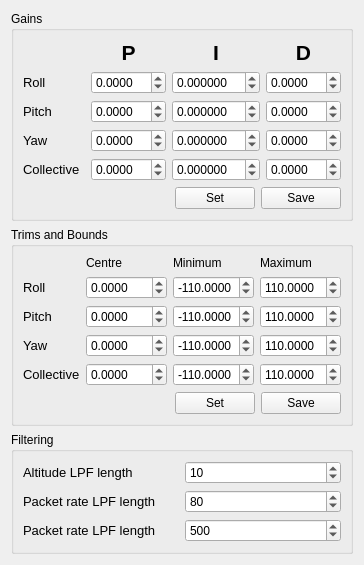
          <widget class="QWidget" name="tab_2">
           <attribute name="title">
            <string>Autopilot Settings</string>
           </attribute>
           <layout class="QVBoxLayout" name="verticalLayout_16">
            <item>
             <layout class="QVBoxLayout" name="verticalLayout_15">
              <item>
               <widget class="QGroupBox" name="groupBox">
                <property name="title">
                 <string>Gains</string>
                </property>
                <property name="flat">
                 <bool>false</bool>
                </property>
                <layout class="QVBoxLayout" name="verticalLayout_5">
                 <item>
                  <layout class="QGridLayout" name="gridLayout">
                   <item row="1" column="1">
                    <widget class="QDoubleSpinBox" name="RollPBox">
                     <property name="decimals">
                      <number>4</number>
                     </property>
                     <property name="minimum">
                      <double>-60.000000000000000</double>
                     </property>
                     <property name="maximum">
                      <double>60.000000000000000</double>
                     </property>
                     <property name="singleStep">
                      <double>0.010000000000000</double>
                     </property>
                    </widget>
                   </item>
                   <item row="2" column="1">
                    <widget class="QDoubleSpinBox" name="PitchPBox">
                     <property name="decimals">
                      <number>4</number>
                     </property>
                     <property name="minimum">
                      <double>-60.000000000000000</double>
                     </property>
                     <property name="maximum">
                      <double>60.000000000000000</double>
                     </property>
                     <property name="singleStep">
                      <double>0.010000000000000</double>
                     </property>
                    </widget>
                   </item>
                   <item row="3" column="1">
                    <widget class="QDoubleSpinBox" name="YawPBox">
                     <property name="decimals">
                      <number>4</number>
                     </property>
                     <property name="minimum">
                      <double>-60.000000000000000</double>
                     </property>
                     <property name="maximum">
                      <double>60.000000000000000</double>
                     </property>
                     <property name="singleStep">
                      <double>0.010000000000000</double>
                     </property>
                    </widget>
                   </item>
                   <item row="1" column="2">
                    <widget class="QDoubleSpinBox" name="RollIBox">
                     <property name="decimals">
                      <number>6</number>
                     </property>
                     <property name="minimum">
                      <double>-60.000000000000000</double>
                     </property>
                     <property name="maximum">
                      <double>60.000000000000000</double>
                     </property>
                     <property name="singleStep">
                      <double>0.000010000000000</double>
                     </property>
                    </widget>
                   </item>
                   <item row="2" column="2">
                    <widget class="QDoubleSpinBox" name="PitchIBox">
                     <property name="decimals">
                      <number>6</number>
                     </property>
                     <property name="minimum">
                      <double>-60.000000000000000</double>
                     </property>
                     <property name="maximum">
                      <double>60.000000000000000</double>
                     </property>
                     <property name="singleStep">
                      <double>0.000010000000000</double>
                     </property>
                    </widget>
                   </item>
                   <item row="3" column="2">
                    <widget class="QDoubleSpinBox" name="YawIBox">
                     <property name="decimals">
                      <number>6</number>
                     </property>
                     <property name="minimum">
                      <double>-60.000000000000000</double>
                     </property>
                     <property name="maximum">
                      <double>60.000000000000000</double>
                     </property>
                     <property name="singleStep">
                      <double>0.000010000000000</double>
                     </property>
                    </widget>
                   </item>
                   <item row="1" column="3">
                    <widget class="QDoubleSpinBox" name="RollDBox">
                     <property name="decimals">
                      <number>4</number>
                     </property>
                     <property name="minimum">
                      <double>-60.000000000000000</double>
                     </property>
                     <property name="maximum">
                      <double>60.000000000000000</double>
                     </property>
                     <property name="singleStep">
                      <double>0.010000000000000</double>
                     </property>
                    </widget>
                   </item>
                   <item row="2" column="3">
                    <widget class="QDoubleSpinBox" name="PitchDBox">
                     <property name="decimals">
                      <number>4</number>
                     </property>
                     <property name="minimum">
                      <double>-60.000000000000000</double>
                     </property>
                     <property name="maximum">
                      <double>60.000000000000000</double>
                     </property>
                     <property name="singleStep">
                      <double>0.010000000000000</double>
                     </property>
                    </widget>
                   </item>
                   <item row="3" column="3">
                    <widget class="QDoubleSpinBox" name="YawDBox">
                     <property name="decimals">
                      <number>4</number>
                     </property>
                     <property name="minimum">
                      <double>-60.000000000000000</double>
                     </property>
                     <property name="maximum">
                      <double>60.000000000000000</double>
                     </property>
                     <property name="singleStep">
                      <double>0.010000000000000</double>
                     </property>
                    </widget>
                   </item>
                   <item row="1" column="0">
                    <widget class="QLabel" name="label_2">
                     <property name="font">
                      <font>
                       <pointsize>10</pointsize>
                      </font>
                     </property>
                     <property name="text">
                      <string>Roll</string>
                     </property>
                    </widget>
                   </item>
                   <item row="2" column="0">
                    <widget class="QLabel" name="label_4">
                     <property name="font">
                      <font>
                       <pointsize>10</pointsize>
                      </font>
                     </property>
                     <property name="text">
                      <string>Pitch</string>
                     </property>
                    </widget>
                   </item>
                   <item row="3" column="0">
                    <widget class="QLabel" name="label_6">
                     <property name="font">
                      <font>
                       <pointsize>10</pointsize>
                      </font>
                     </property>
                     <property name="text">
                      <string>Yaw</string>
                     </property>
                    </widget>
                   </item>
                   <item row="0" column="1">
                    <widget class="QLabel" name="label_8">
                     <property name="text">
                      <string>&lt;!DOCTYPE HTML PUBLIC &quot;-//W3C//DTD HTML 4.0//EN&quot; &quot;http://www.w3.org/TR/REC-html40/strict.dtd&quot;&gt;
&lt;html&gt;&lt;head&gt;&lt;meta name=&quot;qrichtext&quot; content=&quot;1&quot; /&gt;&lt;style type=&quot;text/css&quot;&gt;
p, li { white-space: pre-wrap; }
&lt;/style&gt;&lt;/head&gt;&lt;body style=&quot; font-family:'Sans'; font-size:10pt; font-weight:400; font-style:normal;&quot;&gt;
&lt;p align=&quot;center&quot; style=&quot; margin-top:0px; margin-bottom:0px; margin-left:0px; margin-right:0px; -qt-block-indent:0; text-indent:0px;&quot;&gt;&lt;span style=&quot; font-size:16pt; font-weight:600;&quot;&gt;P&lt;/span&gt;&lt;/p&gt;&lt;/body&gt;&lt;/html&gt;</string>
                     </property>
                    </widget>
                   </item>
                   <item row="0" column="2">
                    <widget class="QLabel" name="label_9">
                     <property name="text">
                      <string>&lt;!DOCTYPE HTML PUBLIC &quot;-//W3C//DTD HTML 4.0//EN&quot; &quot;http://www.w3.org/TR/REC-html40/strict.dtd&quot;&gt;
&lt;html&gt;&lt;head&gt;&lt;meta name=&quot;qrichtext&quot; content=&quot;1&quot; /&gt;&lt;style type=&quot;text/css&quot;&gt;
p, li { white-space: pre-wrap; }
&lt;/style&gt;&lt;/head&gt;&lt;body style=&quot; font-family:'Sans'; font-size:10pt; font-weight:400; font-style:normal;&quot;&gt;
&lt;p align=&quot;center&quot; style=&quot; margin-top:0px; margin-bottom:0px; margin-left:0px; margin-right:0px; -qt-block-indent:0; text-indent:0px;&quot;&gt;&lt;span style=&quot; font-size:16pt; font-weight:600;&quot;&gt;I&lt;/span&gt;&lt;/p&gt;&lt;/body&gt;&lt;/html&gt;</string>
                     </property>
                    </widget>
                   </item>
                   <item row="0" column="3">
                    <widget class="QLabel" name="label_10">
                     <property name="text">
                      <string>&lt;!DOCTYPE HTML PUBLIC &quot;-//W3C//DTD HTML 4.0//EN&quot; &quot;http://www.w3.org/TR/REC-html40/strict.dtd&quot;&gt;
&lt;html&gt;&lt;head&gt;&lt;meta name=&quot;qrichtext&quot; content=&quot;1&quot; /&gt;&lt;style type=&quot;text/css&quot;&gt;
p, li { white-space: pre-wrap; }
&lt;/style&gt;&lt;/head&gt;&lt;body style=&quot; font-family:'Sans'; font-size:10pt; font-weight:400; font-style:normal;&quot;&gt;
&lt;p align=&quot;center&quot; style=&quot; margin-top:0px; margin-bottom:0px; margin-left:0px; margin-right:0px; -qt-block-indent:0; text-indent:0px;&quot;&gt;&lt;span style=&quot; font-size:16pt; font-weight:600;&quot;&gt;D&lt;/span&gt;&lt;/p&gt;&lt;/body&gt;&lt;/html&gt;</string>
                     </property>
                    </widget>
                   </item>
                   <item row="4" column="0">
                    <widget class="QLabel" name="label_11">
                     <property name="font">
                      <font>
                       <pointsize>10</pointsize>
                      </font>
                     </property>
                     <property name="text">
                      <string>Collective</string>
                     </property>
                    </widget>
                   </item>
                   <item row="4" column="1">
                    <widget class="QDoubleSpinBox" name="ColPBox">
                     <property name="decimals">
                      <number>4</number>
                     </property>
                     <property name="minimum">
                      <double>-60.000000000000000</double>
                     </property>
                     <property name="maximum">
                      <double>60.000000000000000</double>
                     </property>
                     <property name="singleStep">
                      <double>0.010000000000000</double>
                     </property>
                    </widget>
                   </item>
                   <item row="4" column="2">
                    <widget class="QDoubleSpinBox" name="ColIBox">
                     <property name="decimals">
                      <number>6</number>
                     </property>
                     <property name="minimum">
                      <double>-60.000000000000000</double>
                     </property>
                     <property name="maximum">
                      <double>60.000000000000000</double>
                     </property>
                     <property name="singleStep">
                      <double>0.000010000000000</double>
                     </property>
                    </widget>
                   </item>
                   <item row="4" column="3">
                    <widget class="QDoubleSpinBox" name="ColDBox">
                     <property name="decimals">
                      <number>4</number>
                     </property>
                     <property name="minimum">
                      <double>-60.000000000000000</double>
                     </property>
                     <property name="maximum">
                      <double>60.000000000000000</double>
                     </property>
                     <property name="singleStep">
                      <double>0.010000000000000</double>
                     </property>
                    </widget>
                   </item>
                  </layout>
                 </item>
                 <item>
                  <layout class="QHBoxLayout" name="horizontalLayout_7">
                   <item>
                    <spacer name="horizontalSpacer_3">
                     <property name="orientation">
                      <enum>Qt::Horizontal</enum>
                     </property>
                     <property name="sizeHint" stdset="0">
                      <size>
                       <width>40</width>
                       <height>20</height>
                      </size>
                     </property>
                    </spacer>
                   </item>
                   <item>
                    <widget class="QPushButton" name="setGainsBtn">
                     <property name="text">
                      <string>Set</string>
                     </property>
                    </widget>
                   </item>
                   <item>
                    <widget class="QPushButton" name="saveGainsBtn">
                     <property name="text">
                      <string>Save</string>
                     </property>
                    </widget>
                   </item>
                  </layout>
                 </item>
                </layout>
               </widget>
              </item>
              <item>
               <widget class="QGroupBox" name="groupBox_2">
                <property name="title">
                 <string>Trims and Bounds</string>
                </property>
                <property name="flat">
                 <bool>false</bool>
                </property>
                <layout class="QVBoxLayout" name="verticalLayout_13">
                 <item>
                  <layout class="QVBoxLayout" name="verticalLayout_11">
                   <item>
                    <layout class="QGridLayout" name="gridLayout_2">
                     <item row="0" column="1">
                      <widget class="QLabel" name="label_53">
                       <property name="text">
                        <string>Centre</string>
                       </property>
                      </widget>
                     </item>
                     <item row="0" column="2">
                      <widget class="QLabel" name="label_54">
                       <property name="text">
                        <string>Minimum</string>
                       </property>
                      </widget>
                     </item>
                     <item row="0" column="3">
                      <widget class="QLabel" name="label_55">
                       <property name="text">
                        <string>Maximum</string>
                       </property>
                      </widget>
                     </item>
                     <item row="1" column="0">
                      <widget class="QLabel" name="label_12">
                       <property name="font">
                        <font>
                         <pointsize>10</pointsize>
                        </font>
                       </property>
                       <property name="text">
                        <string>Roll</string>
                       </property>
                      </widget>
                     </item>
                     <item row="1" column="1">
                      <widget class="QDoubleSpinBox" name="RollTrimBox">
                       <property name="decimals">
                        <number>4</number>
                       </property>
                       <property name="minimum">
                        <double>-150.000000000000000</double>
                       </property>
                       <property name="maximum">
                        <double>150.000000000000000</double>
                       </property>
                       <property name="singleStep">
                        <double>1.000000000000000</double>
                       </property>
                      </widget>
                     </item>
                     <item row="1" column="2">
                      <widget class="QDoubleSpinBox" name="RollMinBox">
                       <property name="decimals">
                        <number>4</number>
                       </property>
                       <property name="minimum">
                        <double>-500.000000000000000</double>
                       </property>
                       <property name="maximum">
                        <double>500.000000000000000</double>
                       </property>
                       <property name="singleStep">
                        <double>1.000000000000000</double>
                       </property>
                       <property name="value">
                        <double>-110.000000000000000</double>
                       </property>
                      </widget>
                     </item>
                     <item row="1" column="3">
                      <widget class="QDoubleSpinBox" name="RollMaxBox">
                       <property name="decimals">
                        <number>4</number>
                       </property>
                       <property name="minimum">
                        <double>-500.000000000000000</double>
                       </property>
                       <property name="maximum">
                        <double>500.000000000000000</double>
                       </property>
                       <property name="singleStep">
                        <double>1.000000000000000</double>
                       </property>
                       <property name="value">
                        <double>110.000000000000000</double>
                       </property>
                      </widget>
                     </item>
                     <item row="2" column="0">
                      <widget class="QLabel" name="label_13">
                       <property name="font">
                        <font>
                         <pointsize>10</pointsize>
                        </font>
                       </property>
                       <property name="text">
                        <string>Pitch</string>
                       </property>
                      </widget>
                     </item>
                     <item row="2" column="1">
                      <widget class="QDoubleSpinBox" name="PitchTrimBox">
                       <property name="decimals">
                        <number>4</number>
                       </property>
                       <property name="minimum">
                        <double>-150.000000000000000</double>
                       </property>
                       <property name="maximum">
                        <double>150.000000000000000</double>
                       </property>
                       <property name="singleStep">
                        <double>1.000000000000000</double>
                       </property>
                      </widget>
                     </item>
                     <item row="2" column="2">
                      <widget class="QDoubleSpinBox" name="PitchMinBox">
                       <property name="decimals">
                        <number>4</number>
                       </property>
                       <property name="minimum">
                        <double>-500.000000000000000</double>
                       </property>
                       <property name="maximum">
                        <double>500.000000000000000</double>
                       </property>
                       <property name="singleStep">
                        <double>1.000000000000000</double>
                       </property>
                       <property name="value">
                        <double>-110.000000000000000</double>
                       </property>
                      </widget>
                     </item>
                     <item row="2" column="3">
                      <widget class="QDoubleSpinBox" name="PitchMaxBox">
                       <property name="decimals">
                        <number>4</number>
                       </property>
                       <property name="minimum">
                        <double>-500.000000000000000</double>
                       </property>
                       <property name="maximum">
                        <double>500.000000000000000</double>
                       </property>
                       <property name="singleStep">
                        <double>1.000000000000000</double>
                       </property>
                       <property name="value">
                        <double>110.000000000000000</double>
                       </property>
                      </widget>
                     </item>
                     <item row="3" column="0">
                      <widget class="QLabel" name="label_14">
                       <property name="font">
                        <font>
                         <pointsize>10</pointsize>
                        </font>
                       </property>
                       <property name="text">
                        <string>Yaw</string>
                       </property>
                      </widget>
                     </item>
                     <item row="3" column="1">
                      <widget class="QDoubleSpinBox" name="YawTrimBox">
                       <property name="decimals">
                        <number>4</number>
                       </property>
                       <property name="minimum">
                        <double>-150.000000000000000</double>
                       </property>
                       <property name="maximum">
                        <double>150.000000000000000</double>
                       </property>
                       <property name="singleStep">
                        <double>1.000000000000000</double>
                       </property>
                      </widget>
                     </item>
                     <item row="3" column="2">
                      <widget class="QDoubleSpinBox" name="YawMinBox">
                       <property name="decimals">
                        <number>4</number>
                       </property>
                       <property name="minimum">
                        <double>-500.000000000000000</double>
                       </property>
                       <property name="maximum">
                        <double>500.000000000000000</double>
                       </property>
                       <property name="singleStep">
                        <double>1.000000000000000</double>
                       </property>
                       <property name="value">
                        <double>-110.000000000000000</double>
                       </property>
                      </widget>
                     </item>
                     <item row="3" column="3">
                      <widget class="QDoubleSpinBox" name="YawMaxBox">
                       <property name="decimals">
                        <number>4</number>
                       </property>
                       <property name="minimum">
                        <double>-500.000000000000000</double>
                       </property>
                       <property name="maximum">
                        <double>500.000000000000000</double>
                       </property>
                       <property name="singleStep">
                        <double>1.000000000000000</double>
                       </property>
                       <property name="value">
                        <double>110.000000000000000</double>
                       </property>
                      </widget>
                     </item>
                     <item row="4" column="0">
                      <widget class="QLabel" name="label_18">
                       <property name="font">
                        <font>
                         <pointsize>10</pointsize>
                        </font>
                       </property>
                       <property name="text">
                        <string>Collective</string>
                       </property>
                      </widget>
                     </item>
                     <item row="4" column="1">
                      <widget class="QDoubleSpinBox" name="ColTrimBox">
                       <property name="decimals">
                        <number>4</number>
                       </property>
                       <property name="minimum">
                        <double>-150.000000000000000</double>
                       </property>
                       <property name="maximum">
                        <double>150.000000000000000</double>
                       </property>
                       <property name="singleStep">
                        <double>1.000000000000000</double>
                       </property>
                      </widget>
                     </item>
                     <item row="4" column="2">
                      <widget class="QDoubleSpinBox" name="ColMinBox">
                       <property name="decimals">
                        <number>4</number>
                       </property>
                       <property name="minimum">
                        <double>-500.000000000000000</double>
                       </property>
                       <property name="maximum">
                        <double>500.000000000000000</double>
                       </property>
                       <property name="singleStep">
                        <double>1.000000000000000</double>
                       </property>
                       <property name="value">
                        <double>-110.000000000000000</double>
                       </property>
                      </widget>
                     </item>
                     <item row="4" column="3">
                      <widget class="QDoubleSpinBox" name="ColMaxBox">
                       <property name="decimals">
                        <number>4</number>
                       </property>
                       <property name="minimum">
                        <double>-500.000000000000000</double>
                       </property>
                       <property name="maximum">
                        <double>500.000000000000000</double>
                       </property>
                       <property name="singleStep">
                        <double>1.000000000000000</double>
                       </property>
                       <property name="value">
                        <double>110.000000000000000</double>
                       </property>
                      </widget>
                     </item>
                    </layout>
                   </item>
                   <item>
                    <layout class="QHBoxLayout" name="horizontalLayout_5">
                     <item>
                      <spacer name="horizontalSpacer_2">
                       <property name="orientation">
                        <enum>Qt::Horizontal</enum>
                       </property>
                       <property name="sizeHint" stdset="0">
                        <size>
                         <width>40</width>
                         <height>20</height>
                        </size>
                       </property>
                      </spacer>
                     </item>
                     <item>
                      <widget class="QPushButton" name="setTrimsBtn">
                       <property name="text">
                        <string>Set</string>
                       </property>
                      </widget>
                     </item>
                     <item>
                      <widget class="QPushButton" name="saveTrimsBtn">
                       <property name="text">
                        <string>Save</string>
                       </property>
                      </widget>
                     </item>
                    </layout>
                   </item>
                  </layout>
                 </item>
                </layout>
               </widget>
              </item>
              <item>
               <widget class="QGroupBox" name="groupBox_9">
                <property name="title">
                 <string>Filtering</string>
                </property>
                <layout class="QGridLayout" name="gridLayout_14">
                 <item row="0" column="0">
                  <layout class="QGridLayout" name="gridLayout_9">
                   <item row="0" column="0">
                    <widget class="QLabel" name="label_47">
                     <property name="sizePolicy">
                      <sizepolicy hsizetype="Preferred" vsizetype="Maximum">
                       <horstretch>0</horstretch>
                       <verstretch>0</verstretch>
                      </sizepolicy>
                     </property>
                     <property name="font">
                      <font>
                       <pointsize>10</pointsize>
                      </font>
                     </property>
                     <property name="text">
                      <string>Altitude LPF length</string>
                     </property>
                    </widget>
                   </item>
                   <item row="0" column="1">
                    <widget class="QSpinBox" name="altFilLenBox">
                     <property name="sizePolicy">
                      <sizepolicy hsizetype="Minimum" vsizetype="Maximum">
                       <horstretch>0</horstretch>
                       <verstretch>0</verstretch>
                      </sizepolicy>
                     </property>
                     <property name="minimum">
                      <number>3</number>
                     </property>
                     <property name="maximum">
                      <number>500</number>
                     </property>
                     <property name="value">
                      <number>10</number>
                     </property>
                    </widget>
                   </item>
                   <item row="1" column="0">
                    <widget class="QLabel" name="label_48">
                     <property name="sizePolicy">
                      <sizepolicy hsizetype="Preferred" vsizetype="Maximum">
                       <horstretch>0</horstretch>
                       <verstretch>0</verstretch>
                      </sizepolicy>
                     </property>
                     <property name="font">
                      <font>
                       <pointsize>10</pointsize>
                      </font>
                     </property>
                     <property name="text">
                      <string>Packet rate LPF length</string>
                     </property>
                    </widget>
                   </item>
                   <item row="1" column="1">
                    <widget class="QSpinBox" name="rateFilLenBox">
                     <property name="sizePolicy">
                      <sizepolicy hsizetype="Minimum" vsizetype="Maximum">
                       <horstretch>0</horstretch>
                       <verstretch>0</verstretch>
                      </sizepolicy>
                     </property>
                     <property name="minimum">
                      <number>3</number>
                     </property>
                     <property name="maximum">
                      <number>500</number>
                     </property>
                     <property name="value">
                      <number>80</number>
                     </property>
                    </widget>
                   </item>
                   <item row="2" column="0">
                    <widget class="QLabel" name="label_61">
                     <property name="sizePolicy">
                      <sizepolicy hsizetype="Preferred" vsizetype="Maximum">
                       <horstretch>0</horstretch>
                       <verstretch>0</verstretch>
                      </sizepolicy>
                     </property>
                     <property name="font">
                      <font>
                       <pointsize>10</pointsize>
                      </font>
                     </property>
                     <property name="text">
                      <string>Packet rate LPF length</string>
                     </property>
                    </widget>
                   </item>
                   <item row="2" column="1">
                    <widget class="QSpinBox" name="battFilLenBox">
                     <property name="sizePolicy">
                      <sizepolicy hsizetype="Minimum" vsizetype="Maximum">
                       <horstretch>0</horstretch>
                       <verstretch>0</verstretch>
                      </sizepolicy>
                     </property>
                     <property name="minimum">
                      <number>3</number>
                     </property>
                     <property name="maximum">
                      <number>1000</number>
                     </property>
                     <property name="value">
                      <number>500</number>
                     </property>
                    </widget>
                   </item>
                  </layout>
                 </item>
                </layout>
               </widget>
              </item>
             </layout>
            </item>
           </layout>
          </widget>
